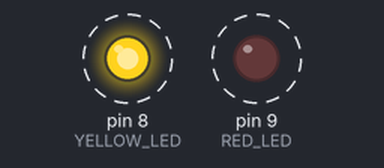
Bench run of a sketch on a simulated Arduino Uno, built with avr-gcc and run on an emulated ATmega328P. Parts: output pins drawn as LEDs (lit = HIGH). Dashed ring = blinking.

Above: at 0.3 s.
Timing chart, 0 to 4.8 s (numbered marks = the images above):
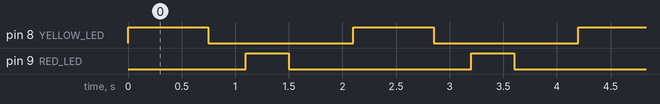

Measured:
- by itself, pin 8 (YELLOW_LED): alternates HIGH for 0.75 s and LOW for 1.4 s
- by itself, pin 9 (RED_LED): alternates HIGH for 0.40 s and LOW for 1.7 s
- by itself, everything shown: repeats every 2.1 s, in 4 steps

The sketch:

BlinkLED_Code.ino
```cpp
/*In this project, we will use arduino to control the blink of 2 LED with different ON and OFF time.
 * The yellow LED will be flashing with ON time of 750ms and OFF time of 350ms. Then, the red LED will be flashing needs to be flashing with ON time of 400ms and OFF time of 600ms.
 * Owner: Muhammad Izzat 1717987
 * Date: 4 November 2020
 */


//pin assignment declaration
#define RED_LED 9                       //Assign red LED to pin 9
#define YELLOW_LED 8                    //Assign yellow LED to pin 8

// Setup/initialization function(Only run once)
void setup() {

  pinMode (RED_LED, OUTPUT);            //Set pin 9 as output
  pinMode (YELLOW_LED, OUTPUT);         //Set pin 8 as output

  digitalWrite(RED_LED, LOW);           //Set red LED off initially
  digitalWrite(YELLOW_LED, LOW);        //Set red LED off initially

}

// Loop function (Run repeatedly)
void loop() {

  digitalWrite(YELLOW_LED, HIGH);       //Turn on yellow LED
  delay(750);                           //Delay for 750ms
  digitalWrite(YELLOW_LED, LOW);        //Turn off yellow LED
  delay(350);                           //Delay for 350ms
  digitalWrite(RED_LED, HIGH);          //Turn on red LED
  delay(400);                           //delay for 400ms
  digitalWrite(RED_LED, LOW);           //Turn off red LED
  delay(600);                           //delay for 600ms

}
```
